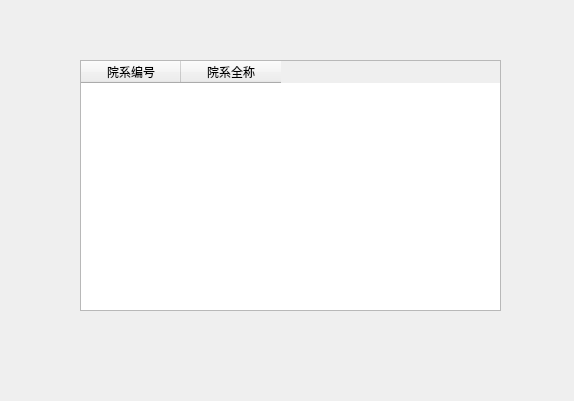
<?xml version="1.0" encoding="UTF-8"?>
<ui version="4.0">
 <class>depar_wd</class>
 <widget class="QWidget" name="depar_wd">
  <property name="geometry">
   <rect>
    <x>0</x>
    <y>0</y>
    <width>574</width>
    <height>401</height>
   </rect>
  </property>
  <property name="windowTitle">
   <string>Form</string>
  </property>
  <widget class="QTableWidget" name="tableWidget">
   <property name="geometry">
    <rect>
     <x>80</x>
     <y>60</y>
     <width>421</width>
     <height>251</height>
    </rect>
   </property>
   <column>
    <property name="text">
     <string>院系编号</string>
    </property>
   </column>
   <column>
    <property name="text">
     <string>院系全称</string>
    </property>
   </column>
  </widget>
 </widget>
 <resources/>
 <connections/>
</ui>
